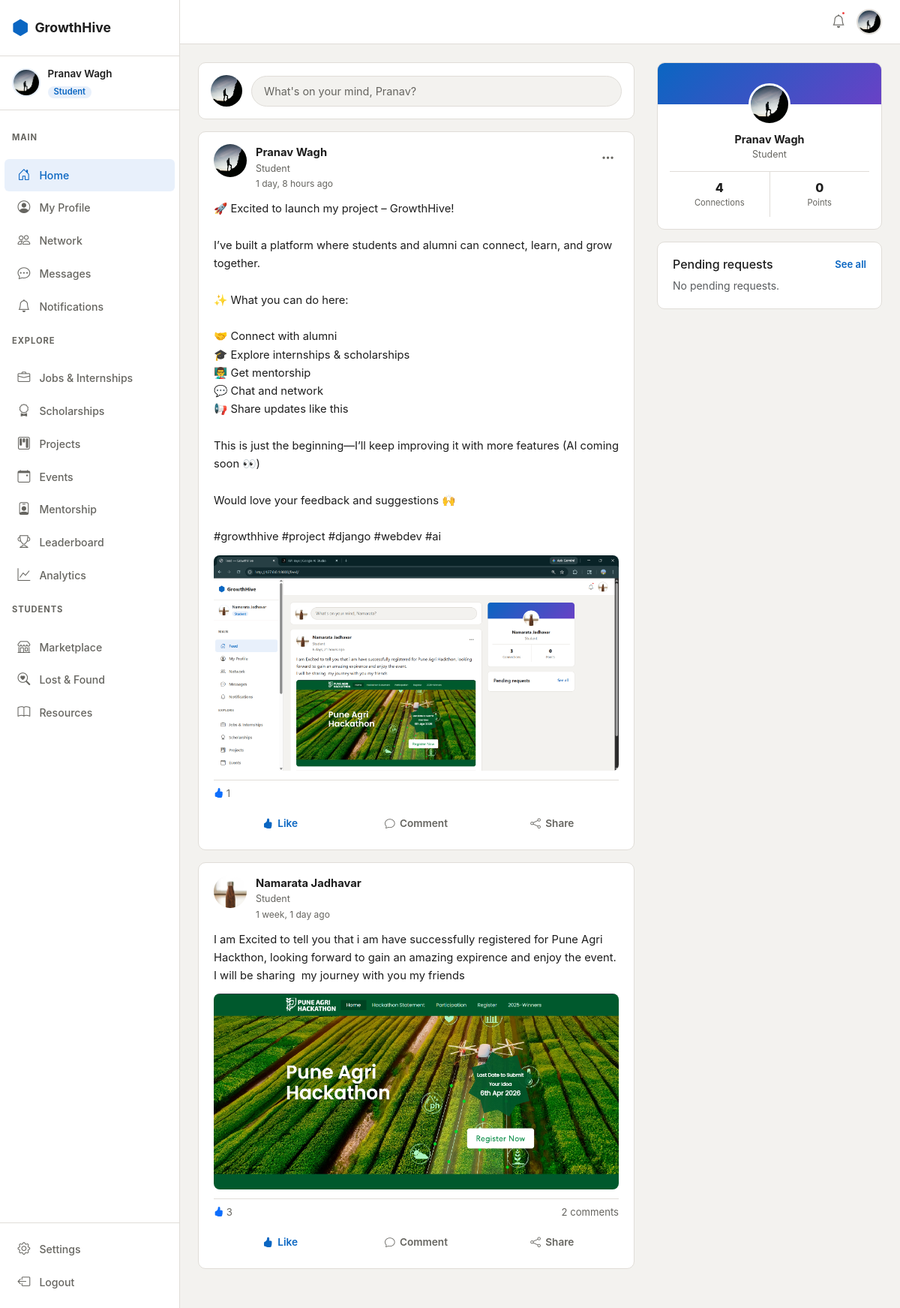
The app's page /feed/ (signed in) with its own data.
### apps/accounts/models.py (models this page shows, shortened)
class User(AbstractUser):
    class Role(models.TextChoices):
        STUDENT = 'student', 'Student'
        ALUMNI  = 'alumni',  'Alumni'
        TEACHER = 'teacher', 'Teacher'
    username   = None
    email      = models.EmailField(unique=True)
    first_name = models.CharField(max_length=50)
    last_name  = models.CharField(max_length=50)
    role = models.CharField(max_length=20, choices=Role.choices, default=Role.STUDENT)
    department = models.CharField(
        max_length=20,
        choices=DEPARTMENT_CHOICES,
        blank=True,
        default='',
    )
    is_email_verified = models.BooleanField(default=False)
    created_at = models.DateTimeField(auto_now_add=True)
    updated_at = models.DateTimeField(auto_now=True)
    USERNAME_FIELD  = 'email'
    REQUIRED_FIELDS = ['first_name', 'last_name']
    objects = UserManager()
    def get_full_name(self):
        return f'{self.first_name} {self.last_name}'.strip()
    @property
    def is_student(self):
        return self.role == self.Role.STUDENT

class Profile(models.Model):
    user = models.OneToOneField(User, on_delete=models.CASCADE, related_name='profile')
    bio    = models.TextField(max_length=500, blank=True)
    avatar = models.ImageField(upload_to='avatars/', blank=True, null=True)
    banner = models.ImageField(upload_to='banners/', blank=True, null=True)
    graduation_year = models.PositiveIntegerField(null=True, blank=True)
    current_year    = models.PositiveSmallIntegerField(null=True, blank=True)
    current_working_company = models.CharField(max_length=200, blank=True)
    working_domain          = models.CharField(max_length=200, blank=True)
    github_url   = models.URLField(blank=True)
    linkedin_url = models.URLField(blank=True)
    website      = models.URLField(blank=True)
    location     = models.CharField(max_length=100, blank=True)
    skills = models.ManyToManyField('Skill', through='UserSkill', blank=True)
    resume = models.FileField(upload_to='resumes/', blank=True, null=True)
    points      = models.PositiveIntegerField(default=0)
    streak_days = models.PositiveIntegerField(default=0)
    last_active = models.DateField(null=True, blank=True)
    is_open_to_work   = models.BooleanField(default=False)
    is_open_to_mentor = models.BooleanField(default=False)
    skill_embedding     = models.JSONField(null=True, blank=True)
    embedding_updated_at = models.DateTimeField(null=True, blank=True)
    created_at = models.DateTimeField(auto_now_add=True)
    updated_at = models.DateTimeField(auto_now=True)
    def get_avatar_url(self):
        if self.avatar:
            return self.avatar.url
        return '/static/images/default-avatar.png'

### apps/social/models.py (models this page shows, shortened)
class Post(models.Model):
    class Visibility(models.TextChoices):
        PUBLIC    = 'public',    'Everyone'
        CONNECTED = 'connected', 'Connections only'
    author     = models.ForeignKey(
        settings.AUTH_USER_MODEL,
        on_delete=models.CASCADE,
        related_name='posts',
    )
    content    = models.TextField(max_length=3000)
    image      = models.ImageField(upload_to='posts/images/', blank=True, null=True)
    visibility = models.CharField(
        max_length=20, choices=Visibility.choices, default=Visibility.PUBLIC
    )
    created_at = models.DateTimeField(auto_now_add=True)
    updated_at = models.DateTimeField(auto_now=True)
    class Meta:
        ordering = ['-created_at']
    def like_count(self):
        return self.likes.count()
    def comment_count(self):
        return self.comments.count()
    def is_liked_by(self, user):
        if not user or not user.is_authenticated:
            return False
        return self.likes.filter(user=user).exists()

### apps/social/views.py (the view)
# urls.py: path('',                            views.feed_view,         name='feed'),
@login_required
@verified_required
def feed_view(request):
    from apps.connections.models import Connection
    connections_qs = Connection.objects.filter(
        Q(sender=request.user) | Q(receiver=request.user),
        status=Connection.Status.ACCEPTED,
    )
    conn_count = connections_qs.count()
    connected_ids = connections_qs.values_list('sender_id', 'receiver_id')
    user_ids = set()
    user_ids.add(request.user.pk)
    for sender_id, receiver_id in connected_ids:
        user_ids.add(sender_id)
        user_ids.add(receiver_id)
    posts = Post.objects.filter(
        Q(author_id__in=user_ids) |
        Q(visibility=Post.Visibility.PUBLIC)
    ).select_related('author', 'author__profile').distinct()
    for post in posts:
        post.user_liked = post.is_liked_by(request.user)
    connections = User.objects.filter(pk__in=user_ids).exclude(pk=request.user.pk).select_related('profile').order_by('first_name')
    post_form = PostForm()
    pending_requests = request.user.received_requests.filter(status='pending')[:3]
    return render(request, 'social/feed.html', {
        'posts':            posts,
        'post_form':        post_form,
        'conn_count':       conn_count,
        'connections':      connections,
        'pending_requests': pending_requests,
    })

### templates/social/feed.html (shortened to what this page needs)
{% extends 'base.html' %}
{% load static %}
{% block content %}
<div class="gh-feed-layout">
  <div class="gh-feed-main">
    <div class="gh-card gh-compose-card mb-3">
      <div class="gh-compose-top">
        <img src="{{ user.profile.get_avatar_url }}" class="gh-compose-avatar" alt="avatar"/>
        <button class="gh-compose-trigger" id="composeToggle">
          What's on your mind, {{ user.first_name }}?
        </button>
      </div>
    </div>
    {% for post in posts %}
    <article class="gh-card gh-post-card mb-3" id="post-{{ post.id }}">
      <div class="gh-post-header">
        <a href="{% url 'accounts:profile_detail' post.author.pk %}">
          <img src="{{ post.author.profile.get_avatar_url }}" class="gh-post-avatar" alt="avatar"/>
        </a>
        <div class="gh-post-meta">
          <a href="{% url 'accounts:profile_detail' post.author.pk %}" class="gh-post-author">
            {{ post.author.get_full_name }}
          </a>
          <span class="gh-post-role">
            {{ post.author.get_role_display }}
          </span>
          <span class="gh-post-time">{{ post.created_at|timesince }} ago</span>
        </div>
        {% if post.author == user %}
        <div class="gh-post-menu ms-auto">
          <button class="gh-icon-btn" data-bs-toggle="dropdown">
            <i class="bi bi-three-dots"></i>
          </button>
        </div>
        {% endif %}
      </div>
      <div class="gh-post-body">
        <p>{{ post.content|linebreaksbr }}</p>
        {% if post.image %}
        <div class="gh-post-image">
          <img src="{{ post.image.url }}" alt="post image" loading="lazy"/>
        </div>
        {% endif %}
      </div>
      <div class="gh-post-stats">
        <span class="gh-post-stat-likes" id="like-count-{{ post.id }}">
          {% if post.like_count > 0 %}
          <i class="bi bi-hand-thumbs-up-fill text-primary"></i>
          {{ post.like_count }}
          {% endif %}
        </span>
        <a href="{% url 'social:post_detail' post.id %}" class="gh-post-stat-comments ms-auto">
          {% if post.comment_count > 0 %}{{ post.comment_count }} comment{{ post.comment_count|pluralize }}{% endif %}
        </a>
      </div>
      <div class="gh-post-actions">
        <button class="gh-post-action-btn gh-like-btn {% if post.user_liked %}liked{% endif %}"
                data-post-id="{{ post.id }}"
                data-liked="{{ post.user_liked|lower }}">
          <i class="bi bi-hand-thumbs-up{% if post.user_liked %}-fill{% endif %}"></i>
          <span class="gh-like-label">Like</span>
        </button>
        <button class="gh-post-action-btn" onclick="toggleComments({{ post.id }})">
          <i class="bi bi-chat"></i> Comment
        </button>
        <button class="gh-post-action-btn">
          <i class="bi bi-share"></i> Share
        </button>
      </div>
    </article>
    {% endfor %}
  </div>
  <aside class="gh-feed-sidebar">
    <div class="gh-card gh-feed-profile-card mb-3">
      <div class="gh-feed-profile-body">
        <img src="{{ user.profile.get_avatar_url }}" class="gh-feed-avatar" alt="avatar"/>
        <a href="{% url 'accounts:profile' %}" class="gh-feed-name">
          {{ user.get_full_name }}
        </a>
        <span class="gh-feed-role">{{ user.get_role_display }}</span>
        <div class="gh-feed-stats">
          <a href="{% url 'connections:network' %}" class="gh-feed-stat">
            <span class="val" id="conn-count">{{ conn_count }}</span>
            <span class="lbl">Connections</span>
          </a>
          <div class="gh-feed-stat">
            <span class="val">{{ user.profile.points }}</span>
            <span class="lbl">Points</span>
          </div>
        </div>
      </div>
    </div>
    <div class="gh-card mb-3" id="pending-widget">
      <div class="gh-card-header-row mb-2">
        <h6 class="mb-0">Pending requests</h6>
        <a href="{% url 'connections:network' %}" class="gh-link-sm">See all</a>
      </div>
      {% for req in pending_requests %}
      <div class="gh-mini-request">
        <img src="{{ req.sender.profile.get_avatar_url }}" class="gh-mini-avatar" alt=""/>
        <div class="gh-mini-info">
          <span class="gh-mini-name">{{ req.sender.get_full_name }}</span>
          <span class="gh-mini-sub">{{ req.sender.get_role_display }}</span>
        </div>
        <div class="gh-mini-actions">
          <form method="post" action="{% url 'connections:accept' req.pk %}">
            {% csrf_token %}
            <button class="btn gh-btn-primary btn-xs">Accept</button>
          </form>
        </div>
      </div>
      {% empty %}
      <p class="text-muted small mb-0">No pending requests.</p>
      {% endfor %}
    </div>
  </aside>
</div>
{% endblock %}

### templates/base.html (shortened to what this page needs)
{% load static %}
<!DOCTYPE html>
<html lang="en" data-theme="light">
<head>
  <link rel="stylesheet" href="https://cdn.jsdelivr.net/npm/bootstrap@5.3.3/dist/css/bootstrap.min.css" />
  <link rel="stylesheet" href="https://cdn.jsdelivr.net/npm/bootstrap-icons@1.11.3/font/bootstrap-icons.min.css" />
  <link rel="stylesheet" href="{% static 'css/main.css' %}" />
</head>
<body>
  {% if user.is_authenticated %}
  <div class="gh-wrapper">
    <aside class="gh-sidebar" id="sidebar">
      <div class="gh-sidebar-logo">
        <a href="{% url 'accounts:dashboard' %}" class="gh-logo-link">
          <span class="gh-logo-icon"><i class="bi bi-hexagon-fill"></i></span>
          <span class="gh-logo-text">GrowthHive</span>
        </a>
      </div>
      <div class="gh-sidebar-user">
        <img src="{{ user.profile.get_avatar_url }}" class="gh-sidebar-avatar" alt="avatar" />
        <div class="gh-sidebar-user-info">
          <span class="gh-sidebar-name">{{ user.first_name }} {{ user.last_name }}</span>
          <span class="gh-sidebar-role badge">{{ user.get_role_display }}</span>
        </div>
      </div>
      <nav class="gh-nav">
        <p class="gh-nav-section">Main</p>
        <a href="{% url 'social:feed' %}"
          class="gh-nav-link {% if 'social' in request.resolver_match.app_name %}active{% endif %}">
          <i class="bi bi-house-door"></i><span>Home</span>
        </a>
        <a href="{% url 'accounts:profile' %}"
          class="gh-nav-link {% if request.resolver_match.url_name == 'profile' %}active{% endif %}">
          <i class="bi bi-person-circle"></i><span>My Profile</span>
        </a>
        <a href="{% url 'connections:network' %}"
          class="gh-nav-link {% if 'connections' in request.resolver_match.app_name %}active{% endif %}">
          <i class="bi bi-people"></i><span>Network</span>
        </a>
        <a href="{% url 'chat:inbox' %}"
          class="gh-nav-link {% if 'chat' in request.resolver_match.app_name %}active{% endif %}">
          <i class="bi bi-chat-dots"></i><span>Messages</span>
        </a>
        <a href="{% url 'notifications:list' %}"
          class="gh-nav-link {% if 'notifications' in request.resolver_match.app_name %}active{% endif %}">
          <i class="bi bi-bell"></i><span>Notifications</span>
        </a>
        <p class="gh-nav-section">Explore</p>
        <a href="{% url 'jobs:list' %}"
          class="gh-nav-link {% if 'jobs' in request.resolver_match.app_name %}active{% endif %}">
          <i class="bi bi-briefcase"></i><span>Jobs & Internships</span>
        </a>
        <a href="{% url 'scholarships:list' %}"
          class="gh-nav-link {% if 'scholarships' in request.resolver_match.app_name %}active{% endif %}">
          <i class="bi bi-award"></i><span>Scholarships</span>
        </a>
        <a href="{% url 'projects:list' %}"
          class="gh-nav-link {% if 'projects' in request.resolver_match.app_name %}active{% endif %}">
          <i class="bi bi-kanban"></i><span>Projects</span>
        </a>
        <a href="{% url 'events:list' %}"
          class="gh-nav-link {% if 'events' in request.resolver_match.app_name %}active{% endif %}">
          <i class="bi bi-calendar-event"></i><span>Events</span>
        </a>
        <a href="{% url 'mentorship:list' %}"
          class="gh-nav-link {% if 'mentorship' in request.resolver_match.app_name %}active{% endif %}">
          <i class="bi bi-person-badge"></i><span>Mentorship</span>
        </a>
        <a href="{% url 'gamification:leaderboard' %}"
          class="gh-nav-link {% if 'gamification' in request.resolver_match.app_name %}active{% endif %}">
          <i class="bi bi-trophy"></i><span>Leaderboard</span>
        </a>
        <a href="{% url 'analytics:dashboard' %}"
          class="gh-nav-link {% if 'analytics' in request.resolver_match.app_name %}active{% endif %}">
          <i class="bi bi-graph-up"></i><span>Analytics</span>
        </a>
        {% if user.is_student %}
        <p class="gh-nav-section">Students</p>
        <a href="{% url 'marketplace:list' %}"
          class="gh-nav-link {% if 'marketplace' in request.resolver_match.app_name %}active{% endif %}">
          <i class="bi bi-shop"></i><span>Marketplace</span>
        </a>
        <a href="{% url 'lost_found:list' %}"
          class="gh-nav-link {% if 'lost_found' in request.resolver_match.app_name %}active{% endif %}">
          <i class="bi bi-search-heart"></i><span>Lost & Found</span>
        </a>
        <a href="{% url 'resources:list' %}"
          class="gh-nav-link {% if 'resources' in request.resolver_match.app_name %}active{% endif %}">
          <i class="bi bi-book"></i><span>Resources</span>
        </a>
        {% endif %}
      </nav>
      <div class="gh-sidebar-footer">
        <a href="{% url 'accounts:edit_profile' %}" class="gh-nav-link">
          <i class="bi bi-gear"></i><span>Settings</span>
        </a>
        <a href="{% url 'accounts:logout' %}" class="gh-nav-link gh-nav-logout">
          <i class="bi bi-box-arrow-left"></i><span>Logout</span>
        </a>
      </div>
    </aside>
    <main class="gh-main">
      <div class="gh-topbar">
        <div class="gh-topbar-actions">
          <a href="{% url 'notifications:list' %}" class="gh-icon-btn" id="notifBtn" title="Notifications">
            <i class="bi bi-bell"></i>
            <span class="gh-notif-dot"></span>
          </a>
          <a href="{% url 'accounts:profile' %}" class="gh-topbar-avatar">
            <img src="{{ user.profile.get_avatar_url }}" alt="avatar" />
          </a>
        </div>
      </div>
      <div class="gh-content">
        {% block content %}{% endblock %}
      </div>
    </main>
  </div>
  {% endif %}
</body>
</html>

### records on screen
User: profile.get_avatar_url (picture), first_name "Pranav", last_name "Wagh", role "Student", get_full_name "Pranav Wagh", profile.points "0"
Post: author.profile.get_avatar_url (picture), author.get_full_name "Pranav Wagh", author.role "Student", created_at "1 day, 8 hours", content "🚀 Excited to launch my project – GrowthHive! I’ve built a platform where students and alumni can connect, learn, and grow together. ✨ What you can do here: 🤝 Connect with alumni 🎓 Explore internships & scholarships 👨‍🏫 Get mentorship 💬 Chat and network 📢 Share updates like this This is just the beginning—I’ll keep improving it with more features (AI coming soon 👀) Would love your feedback and suggestions 🙌 #growthhive #project #django #webdev #ai", image (picture), like_count "1"
Post: author.profile.get_avatar_url (picture), author.get_full_name "Namarata Jadhavar", author.role "Student", created_at "1 week, 1 day", content "I am Excited to tell you that i am have successfully registered for Pune Agri Hackthon, looking forward to gain an amazing expirence and enjoy the event. I will be sharing my journey with you my friends", image (picture), like_count "3", comment_count "2"

### other values on screen
{{ conn_count }} "4"
